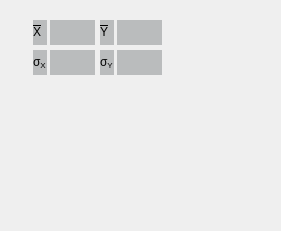
      <widget class="QCustomPlot" name="p_customPlot_flatness" native="true">
       <property name="geometry">
        <rect>
         <x>10</x>
         <y>250</y>
         <width>281</width>
         <height>231</height>
        </rect>
       </property>
       <widget class="QFrame" name="frame_15">
        <property name="geometry">
         <rect>
          <x>30</x>
          <y>20</y>
          <width>133</width>
          <height>55</height>
         </rect>
        </property>
        <property name="styleSheet">
         <string notr="true">QFrame#frame_15 {
border: 0.1ex solid #76797c;
 border-radius: 0.2ex;
background-color:  rgb(49, 54, 59, 0)
 }

</string>
        </property>
        <property name="frameShape">
         <enum>QFrame::StyledPanel</enum>
        </property>
        <property name="frameShadow">
         <enum>QFrame::Raised</enum>
        </property>
        <widget class="QLabel" name="label_36">
         <property name="geometry">
          <rect>
           <x>3</x>
           <y>0</y>
           <width>14</width>
           <height>25</height>
          </rect>
         </property>
         <property name="font">
          <font>
           <pointsize>9</pointsize>
          </font>
         </property>
         <property name="styleSheet">
          <string notr="true">QLabel#label_36 {
background-color:  rgb(49, 54, 59, 70)
}
</string>
         </property>
         <property name="text">
          <string>&lt;html&gt;&lt;head/&gt;&lt;body&gt;&lt;p&gt;&lt;SPAN STYLE=&quot;text-decoration:overline&quot;&gt;X&lt;/SPAN&gt; &lt;/p&gt;&lt;/body&gt;&lt;/html&gt;</string>
         </property>
         <property name="alignment">
          <set>Qt::AlignLeading|Qt::AlignLeft|Qt::AlignVCenter</set>
         </property>
         <property name="wordWrap">
          <bool>true</bool>
         </property>
        </widget>
        <widget class="QLabel" name="p_lineEdit_x_flatness_mean">
         <property name="geometry">
          <rect>
           <x>20</x>
           <y>0</y>
           <width>45</width>
           <height>25</height>
          </rect>
         </property>
         <property name="minimumSize">
          <size>
           <width>0</width>
           <height>25</height>
          </size>
         </property>
         <property name="font">
          <font>
           <pointsize>9</pointsize>
          </font>
         </property>
         <property name="styleSheet">
          <string notr="true">QLabel#p_lineEdit_x_flatness_mean {
background-color:  rgb(49, 54, 59, 70)
}
</string>
         </property>
         <property name="text">
          <string/>
         </property>
         <property name="alignment">
          <set>Qt::AlignCenter</set>
         </property>
        </widget>
        <widget class="QLabel" name="label_37">
         <property name="geometry">
          <rect>
           <x>3</x>
           <y>30</y>
           <width>14</width>
           <height>25</height>
          </rect>
         </property>
         <property name="font">
          <font>
           <pointsize>9</pointsize>
          </font>
         </property>
         <property name="styleSheet">
          <string notr="true">QLabel#label_37 {
background-color:  rgb(49, 54, 59, 70)
}
</string>
         </property>
         <property name="text">
          <string>&lt;html&gt;&lt;head/&gt;&lt;body&gt;&lt;p&gt;σ&lt;span style=&quot; vertical-align:sub;&quot;&gt;X&lt;/span&gt;&lt;/p&gt;&lt;/body&gt;&lt;/html&gt;</string>
         </property>
        </widget>
        <widget class="QLabel" name="p_lineEdit_x_flatness_sd">
         <property name="geometry">
          <rect>
           <x>20</x>
           <y>30</y>
           <width>45</width>
           <height>25</height>
          </rect>
         </property>
         <property name="minimumSize">
          <size>
           <width>0</width>
           <height>25</height>
          </size>
         </property>
         <property name="font">
          <font>
           <pointsize>9</pointsize>
          </font>
         </property>
         <property name="styleSheet">
          <string notr="true">QLabel#p_lineEdit_x_flatness_sd {
background-color:  rgb(49, 54, 59, 70)
}
</string>
         </property>
         <property name="text">
          <string/>
         </property>
         <property name="alignment">
          <set>Qt::AlignCenter</set>
         </property>
        </widget>
        <widget class="QLabel" name="label_38">
         <property name="geometry">
          <rect>
           <x>70</x>
           <y>0</y>
           <width>14</width>
           <height>25</height>
          </rect>
         </property>
         <property name="font">
          <font>
           <pointsize>9</pointsize>
          </font>
         </property>
         <property name="styleSheet">
          <string notr="true">QLabel#label_38 {
background-color:  rgb(49, 54, 59, 70)
}
</string>
         </property>
         <property name="text">
          <string>&lt;html&gt;&lt;head/&gt;&lt;body&gt;&lt;p&gt;&lt;SPAN STYLE=&quot;text-decoration:overline&quot;&gt;Y&lt;/SPAN&gt; &lt;/p&gt;&lt;/body&gt;&lt;/html&gt;</string>
         </property>
         <property name="alignment">
          <set>Qt::AlignLeading|Qt::AlignLeft|Qt::AlignVCenter</set>
         </property>
        </widget>
        <widget class="QLabel" name="label_39">
         <property name="geometry">
          <rect>
           <x>70</x>
           <y>30</y>
           <width>14</width>
           <height>25</height>
          </rect>
         </property>
         <property name="font">
          <font>
           <pointsize>9</pointsize>
          </font>
         </property>
         <property name="styleSheet">
          <string notr="true">QLabel#label_39 {
background-color:  rgb(49, 54, 59, 70)
}
</string>
         </property>
         <property name="text">
          <string>&lt;html&gt;&lt;head/&gt;&lt;body&gt;&lt;p&gt;σ&lt;span style=&quot; vertical-align:sub;&quot;&gt;Y&lt;/span&gt;&lt;/p&gt;&lt;/body&gt;&lt;/html&gt;</string>
         </property>
        </widget>
        <widget class="QLabel" name="p_lineEdit_y_flatness_mean">
         <property name="geometry">
          <rect>
           <x>87</x>
           <y>0</y>
           <width>45</width>
           <height>25</height>
          </rect>
         </property>
         <property name="minimumSize">
          <size>
           <width>0</width>
           <height>25</height>
          </size>
         </property>
         <property name="font">
          <font>
           <pointsize>9</pointsize>
          </font>
         </property>
         <property name="styleSheet">
          <string notr="true">QLabel#p_lineEdit_y_flatness_mean {
background-color:  rgb(49, 54, 59, 70)
}
</string>
         </property>
         <property name="text">
          <string/>
         </property>
         <property name="alignment">
          <set>Qt::AlignCenter</set>
         </property>
        </widget>
        <widget class="QLabel" name="p_lineEdit_y_flatness_sd">
         <property name="geometry">
          <rect>
           <x>87</x>
           <y>30</y>
           <width>45</width>
           <height>25</height>
          </rect>
         </property>
         <property name="minimumSize">
          <size>
           <width>0</width>
           <height>25</height>
          </size>
         </property>
         <property name="font">
          <font>
           <pointsize>9</pointsize>
          </font>
         </property>
         <property name="styleSheet">
          <string notr="true">QLabel#p_lineEdit_y_flatness_sd {
background-color:  rgb(49, 54, 59, 70)
}
</string>
         </property>
         <property name="text">
          <string/>
         </property>
         <property name="alignment">
          <set>Qt::AlignCenter</set>
         </property>
        </widget>
        <widget class="QFrame" name="frame_19">
         <property name="geometry">
          <rect>
           <x>0</x>
           <y>170</y>
           <width>133</width>
           <height>55</height>
          </rect>
         </property>
         <property name="styleSheet">
          <string notr="true">QFrame#frame_2 {
border: 0.1ex solid #76797c;
 border-radius: 0.2ex;
background-color:  rgb(49, 54, 59, 0)
 }

QLabel {
background-color:  rgb(49, 54, 59, 70)
}

</string>
         </property>
         <property name="frameShape">
          <enum>QFrame::StyledPanel</enum>
         </property>
         <property name="frameShadow">
          <enum>QFrame::Raised</enum>
         </property>
         <widget class="QLabel" name="label_40">
          <property name="geometry">
           <rect>
            <x>3</x>
            <y>0</y>
            <width>14</width>
            <height>25</height>
           </rect>
          </property>
          <property name="font">
           <font>
            <pointsize>9</pointsize>
           </font>
          </property>
          <property name="styleSheet">
           <string notr="true">QLabel#label_32 {
background-color:  rgb(49, 54, 59, 70)
}
</string>
          </property>
          <property name="text">
           <string>&lt;html&gt;&lt;head/&gt;&lt;body&gt;&lt;p&gt;&lt;SPAN STYLE=&quot;text-decoration:overline&quot;&gt;X&lt;/SPAN&gt; &lt;/p&gt;&lt;/body&gt;&lt;/html&gt;</string>
          </property>
          <property name="alignment">
           <set>Qt::AlignLeading|Qt::AlignLeft|Qt::AlignVCenter</set>
          </property>
          <property name="wordWrap">
           <bool>true</bool>
          </property>
         </widget>
         <widget class="QLabel" name="p_lineEdit_x_width90_mean_4">
          <property name="geometry">
           <rect>
            <x>20</x>
            <y>0</y>
            <width>45</width>
            <height>25</height>
           </rect>
          </property>
          <property name="minimumSize">
           <size>
            <width>0</width>
            <height>25</height>
           </size>
          </property>
          <property name="font">
           <font>
            <pointsize>9</pointsize>
           </font>
          </property>
          <property name="styleSheet">
           <string notr="true">QLabel#p_lineEdit_x_width90_mean {
background-color:  rgb(49, 54, 59, 70)
}
</string>
          </property>
          <property name="text">
           <string/>
          </property>
          <property name="alignment">
           <set>Qt::AlignCenter</set>
          </property>
         </widget>
         <widget class="QLabel" name="label_41">
          <property name="geometry">
           <rect>
            <x>3</x>
            <y>30</y>
            <width>14</width>
            <height>25</height>
           </rect>
          </property>
          <property name="font">
           <font>
            <pointsize>9</pointsize>
           </font>
          </property>
          <property name="styleSheet">
           <string notr="true">QLabel#label_33 {
background-color:  rgb(49, 54, 59, 70)
}
</string>
          </property>
          <property name="text">
           <string>&lt;html&gt;&lt;head/&gt;&lt;body&gt;&lt;p&gt;σ&lt;span style=&quot; vertical-align:sub;&quot;&gt;X&lt;/span&gt;&lt;/p&gt;&lt;/body&gt;&lt;/html&gt;</string>
          </property>
         </widget>
         <widget class="QLabel" name="p_lineEdit_x_width90_sd_4">
          <property name="geometry">
           <rect>
            <x>20</x>
            <y>30</y>
            <width>45</width>
            <height>25</height>
           </rect>
          </property>
          <property name="minimumSize">
           <size>
            <width>0</width>
            <height>25</height>
           </size>
          </property>
          <property name="font">
           <font>
            <pointsize>9</pointsize>
           </font>
          </property>
          <property name="styleSheet">
           <string notr="true">QLabel#p_lineEdit_x_width90_sd {
background-color:  rgb(49, 54, 59, 70)
}
</string>
          </property>
          <property name="text">
           <string/>
          </property>
          <property name="alignment">
           <set>Qt::AlignCenter</set>
          </property>
         </widget>
         <widget class="QLabel" name="label_42">
          <property name="geometry">
           <rect>
            <x>70</x>
            <y>0</y>
            <width>14</width>
            <height>25</height>
           </rect>
          </property>
          <property name="font">
           <font>
            <pointsize>9</pointsize>
           </font>
          </property>
          <property name="styleSheet">
           <string notr="true">QLabel#label_28 {
background-color:  rgb(49, 54, 59, 70)
}
</string>
          </property>
          <property name="text">
           <string>&lt;html&gt;&lt;head/&gt;&lt;body&gt;&lt;p&gt;&lt;SPAN STYLE=&quot;text-decoration:overline&quot;&gt;Y&lt;/SPAN&gt; &lt;/p&gt;&lt;/body&gt;&lt;/html&gt;</string>
          </property>
          <property name="alignment">
           <set>Qt::AlignLeading|Qt::AlignLeft|Qt::AlignVCenter</set>
          </property>
         </widget>
         <widget class="QLabel" name="label_43">
          <property name="geometry">
           <rect>
            <x>70</x>
            <y>30</y>
            <width>14</width>
            <height>25</height>
           </rect>
          </property>
          <property name="font">
           <font>
            <pointsize>9</pointsize>
           </font>
          </property>
          <property name="styleSheet">
           <string notr="true">QLabel#label_29 {
background-color:  rgb(49, 54, 59, 70)
}
</string>
          </property>
          <property name="text">
           <string>&lt;html&gt;&lt;head/&gt;&lt;body&gt;&lt;p&gt;σ&lt;span style=&quot; vertical-align:sub;&quot;&gt;Y&lt;/span&gt;&lt;/p&gt;&lt;/body&gt;&lt;/html&gt;</string>
          </property>
         </widget>
         <widget class="QLabel" name="p_lineEdit_y_width90_mean_4">
          <property name="geometry">
           <rect>
            <x>87</x>
            <y>0</y>
            <width>45</width>
            <height>25</height>
           </rect>
          </property>
          <property name="minimumSize">
           <size>
            <width>0</width>
            <height>25</height>
           </size>
          </property>
          <property name="font">
           <font>
            <pointsize>9</pointsize>
           </font>
          </property>
          <property name="styleSheet">
           <string notr="true">QLabel#p_lineEdit_y_width90_mean {
background-color:  rgb(49, 54, 59, 70)
}
</string>
          </property>
          <property name="text">
           <string/>
          </property>
          <property name="alignment">
           <set>Qt::AlignCenter</set>
          </property>
         </widget>
         <widget class="QLabel" name="p_lineEdit_y_width90_sd_4">
          <property name="geometry">
           <rect>
            <x>87</x>
            <y>30</y>
            <width>45</width>
            <height>25</height>
           </rect>
          </property>
          <property name="minimumSize">
           <size>
            <width>0</width>
            <height>25</height>
           </size>
          </property>
          <property name="font">
           <font>
            <pointsize>9</pointsize>
           </font>
          </property>
          <property name="styleSheet">
           <string notr="true">QLabel#p_lineEdit_y_width90_sd {
background-color:  rgb(49, 54, 59, 70)
}
</string>
          </property>
          <property name="text">
           <string/>
          </property>
          <property name="alignment">
           <set>Qt::AlignCenter</set>
          </property>
         </widget>
        </widget>
       </widget>
      </widget>
